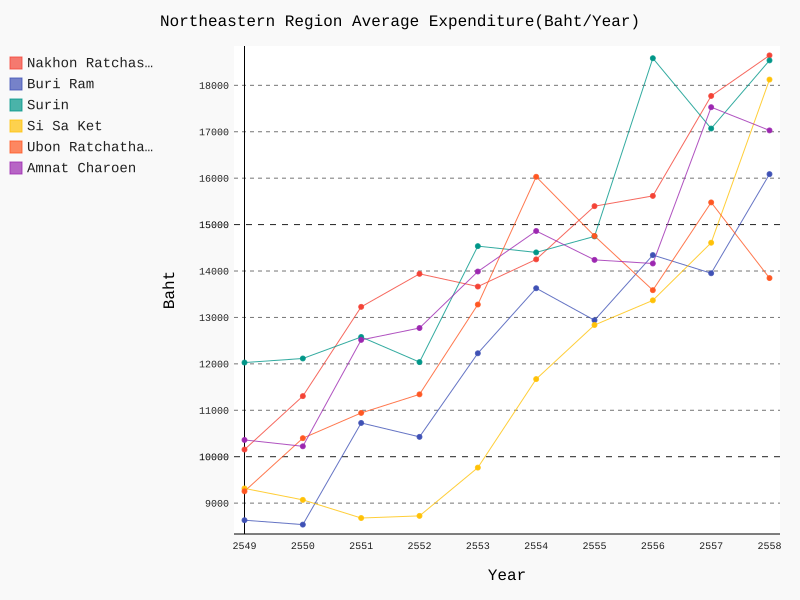

The Python source for this figure:
"""Southern of Northeastern Region Graph"""

import pandas as pd
import numpy
import pygal


def read():
    """read csv"""
    data_frame = pd.read_csv('expenditure.csv')
    data = (numpy.array(data_frame)).tolist()

    #take the ","s out
    data_ready = [[i.replace(',', '') if i.count(
        ',') >= 1 else i for i in lst] for lst in data]

    chart(data_ready)


def chart(data):
    """render chart"""
    line_chart = pygal.Line(
        title='Northeastern Region Average Expenditure(Baht/Year)',
        x_title='Year',
        y_title='Baht')
    line_chart.x_labels = map(str, range(2549, 2559))

    #adding data
    country_group = {
        'Northern': [56, 57, 59, 60, 61, 65, 66],
        'Central': [53, 54, 58, 62, 63, 64, 67],
        'Southern': [48, 49, 50, 51, 52, 55]
    }
    for i in country_group['Southern']:
        line_chart.add(data[i][0], [int(j) for j in data[i][1:]])
    line_chart.render_to_file('AvgNortheastS.svg')


read()
